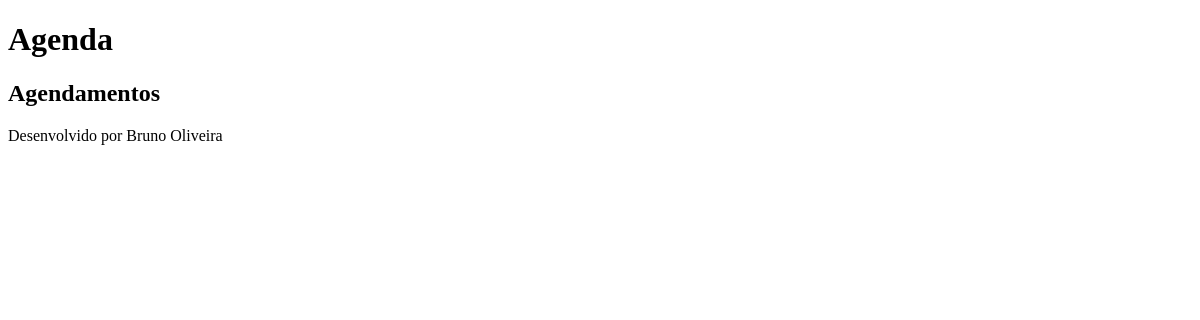
Page /agenda on the earlier database version.
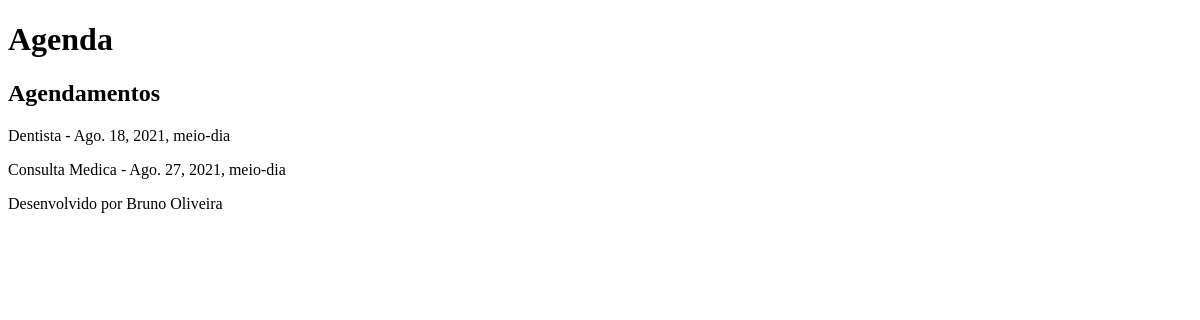
Same page on the later database version.
### core/models.py (models this page shows, shortened)
class Evento(models.Model):
    titulo = models.CharField(max_length=100)
    descricao = models.TextField(blank=True, null=True)
    data_evento = models.DateTimeField(verbose_name='Data do Evento')
    data_criacao = models.DateTimeField(auto_now=True)
    usuario = models.ForeignKey(User, on_delete=models.CASCADE)
    class Meta:
        db_table = 'evento'

### core/views.py (the view)
# urls.py: path('agenda', core.views.lista_eventos),
def lista_eventos(request):
    context = {
        'eventos': Evento.objects.all()
    }
    return render(request, 'agenda.html', context)

### core/templates/agenda.html
{% extends "model-page.html" %}
{% block content %}
<h2>Agendamentos</h2>
{% for evento in eventos %}
<p>{{ evento.titulo }}  -  {{ evento.data_evento }}</p>
{%  endfor %}
{% endblock %}

### core/templates/model-page.html
<!DOCTYPE html>
<html lang="pt-br">
<head>
    {% include "model-header.html" %}
</head>
<body>
{% block content %}  {% endblock %}
{% include "model-footer.html" %}
</body>
</html>

### core/templates/model-header.html (shortened to what this page needs)
    <h1>Agenda</h1>

### core/templates/model-footer.html
<p>Desenvolvido por Bruno Oliveira</p>

Differences in the rows shown:
added Evento: titulo "Dentista", data_evento "Ago. 18, 2021, meio-dia"
added Evento: titulo "Consulta Medica", data_evento "Ago. 27, 2021, meio-dia"
